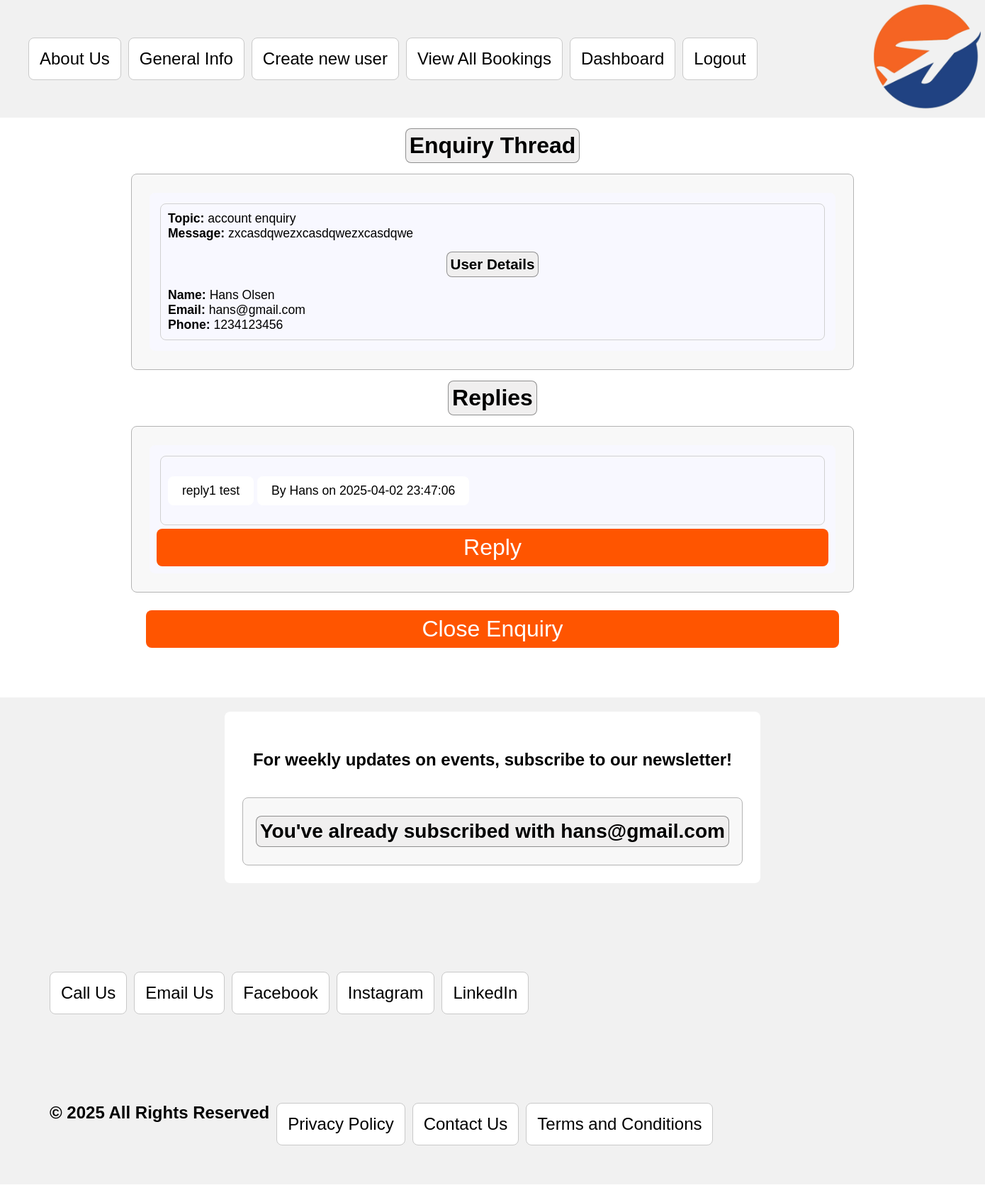
The app's page /view-enquiry/2 (signed in) with its own data.
### website/models.py (models this page shows)
class Enquiry(db.Model):
    id = db.Column(db.Integer, primary_key=True)
    topic = db.Column(db.String(20), nullable=False)
    message = db.Column(db.String(2000), nullable=False)
    is_admin = db.Column(db.Boolean, nullable=False, default=False)
    date_created = db.Column(db.DateTime(timezone=True), default=func.now())
    user_id = db.Column(db.Integer, db.ForeignKey('user.id'), nullable=True)
    agent_id = db.Column(db.Integer, db.ForeignKey('user.id'), nullable=True)
    user = db.relationship('User', foreign_keys=[user_id], backref='enquiries_made')
    agent = db.relationship('User', foreign_keys=[agent_id], backref='agent_enquiries')

class User(db.Model, UserMixin):
    id = db.Column(db.Integer, primary_key=True)
    password = db.Column(db.String(50), nullable=False)
    first_name = db.Column(db.String(20), nullable=False)
    last_name = db.Column(db.String(20), nullable=False)
    address = db.Column(db.String(100), nullable=False)
    state = db.Column(db.String(50), nullable=False)
    postcode = db.Column(db.String(10), nullable=False)
    locality = db.Column(db.String(25), nullable=False)
    email = db.Column(db.String(80), unique=True, nullable=False)
    phone = db.Column(db.String(20), nullable=False)
    is_verified = db.Column(db.Boolean, nullable=False, default=False)
    subscriber_link = db.relationship('UserSubscriberLink', backref='user', uselist=False)
    user_type = db.Column(db.String(20), nullable=False, default="customer")
    travel_agent_license = db.Column(db.String(20), nullable=True, index=True)  # For travel agent links
    __mapper_args__ = {
        'polymorphic_on': user_type,  # Indicates the column used to determine the subclass
        'polymorphic_identity': 'user'  # Identity for the base User class
    }

class Reply(db.Model):
    id = db.Column(db.Integer, primary_key=True)
    content = db.Column(db.String(1000), nullable=False)
    user_id = db.Column(db.Integer, db.ForeignKey('user.id'), nullable=True, index=True)
    enquiry_id = db.Column(db.Integer, db.ForeignKey('enquiry.id'), nullable=False, index=True)
    date_created = db.Column(db.DateTime(timezone=True), default=func.now())
    user = db.relationship('User', backref='replies')
    enquiry = db.relationship('Enquiry', backref='replies')

### website/views.py (the view)
@views.route('/view-enquiry/<int:enquiry_id>', methods=['GET', 'POST'])
@login_required_and_verified
def view_enquiry(enquiry_id):
    enquiry = Enquiry.query.filter_by(id=enquiry_id).first()
    replies = Reply.query.filter_by(enquiry_id=enquiry.id).all()
    return render_template('main/view-enquiry.html', enquiry=enquiry, replies=replies)

### website/__init__.py (called while the page is built)
def login_required_and_verified(f):
    @wraps(f)
    def decorated_function(*args, **kwargs):
        if not current_user.is_authenticated:
            flash('Please log in before attempting to access this page.', category='error')
            return redirect(url_for('auth.login'))
        if not current_user.is_verified:
            flash('Please verify your account to access this page.', category='error')
            return redirect(url_for('auth.verify_account'))
        return f(*args, **kwargs)
    return decorated_function

### website/templates/main/view-enquiry.html (shortened to what this page needs)
{% extends "main/base.html" %}
{% block content %}
<h1>Enquiry Thread</h1>
<div class="notes-div">
	<ul class="note-list">
		<li class="notes">
			<b>Topic: </b>{{ enquiry.topic }}
			<br />
			<b>Message: </b>{{ enquiry.message }}
			<br />
			<h3>User Details</h3>
			{% if enquiry.user_id %}
				<b>Name: </b>{{ enquiry.user.first_name }} {{ enquiry.user.last_name }}
				<br />
				<b>Email: </b>{{ enquiry.user.email }}
				<br />
				<b>Phone: </b>{{ enquiry.user.phone }}
				<br />
			{% else %}
				<h3>The user has deleted their account. Future replies will not be delivered through this system.</h3>
			{% endif %}
		</li>
	</ul>
</div>
<h1>Replies</h1>
<div class="notes-div">
    <ul class="note-list">
        {% if replies %}
			{% for reply in replies %}
				<li class="notes">
					<p>{{ reply.content }}</p>
					{% if reply.user_id %}
						<p>By {{ reply.user.first_name }} on {{ reply.date_created }}</p>
					{% else %}
						<p>By <span style="color:red">User Deleted</span> on {{ reply.date_created }}</p>
					{% endif %}
				</li>
			{% endfor %}
        {% endif %}
		<button class="submit-btn" onclick="open_details_modal()">Reply</button>
    </ul>
</div>
<div class="form-body">
	<form method="POST" action="{{ url_for('views.delete_enquiry') }}">
		<button class="submit-btn" type="submit">Close Enquiry</button>
	</form>
</div>
{% endblock %}

### website/templates/main/base.html (shortened to what this page needs)
<!doctype html>
<html>
    <head>
        <link rel="stylesheet" type="text/css" href="{{ url_for('static', filename='index.css') }}" />
    </head>
    <body>
        <nav class="navbar">
            <div class="navbar-collapse">
                <div class="nav">
					<a class="nav-item" href="{{ url_for('views.about') }}">About Us</a>
					<a class="nav-item" href="{{ url_for('views.general_info') }}">General Info</a>
					{% if user.is_authenticated and user.is_verified %}
						{% if user.user_type == "admin" %}
							<a class="nav-item" href="{{ url_for('auth.sign_up') }}">Create new user</a>
							<a class="nav-item" href="{{ url_for('bookings.view_all_bookings') }}">View All Bookings</a>
						{% endif %}
						<a class="nav-item" href="{{ url_for('auth.dashboard') }}">Dashboard</a>
						<a class="nav-item" href="{{ url_for('auth.logout') }}">Logout</a>
					{% elif user.is_authenticated and not user.is_verified %}
						<a class="nav-item" href="{{ url_for('auth.verify_account') }}">Verify Account</a>
					{% else %}
						<a class="nav-item" href="{{ url_for('auth.login') }}">Login</a>
						<a class="nav-item" href="{{ url_for('auth.sign_up') }}">Sign Up</a>
					{% endif %}
				</div>
                <div class="logo">
					<a href="/">
                    <img class="logo-picture" src="{{ url_for('static', filename='/images/FDA_logo.png') }}" />
					</a>
                </div>
            </div>
        </nav>
        <div>{% block content %} {% endblock %}</div>
        <div class="navbar">
            <div class="nav container">
                <div class="form-body">
                    <form action="{{ url_for('auth.subscribe') }}" method="POST">
                        <div class="form">
                            <p>For weekly updates on events, subscribe to our newsletter!</p>
                        </div>
                        <div class="notes-div">
                            {% if not is_subscribed %}
                            <input type="email" name="email" placeholder="Enter email address" value="{{ user.email if user.is_authenticated else '' }}" />
                            <button type="submit" class="submit-btn">Subscribe!</button>
                            {% else %}
                            <h3>You've already subscribed with {{ user.email }}</h3>
                            {% endif %}
                        </div>
                    </form>
                </div>
            </div>
            <div class="alert">
                <div class="navbar-collapse">
                    <div class="nav">
                        <a class="nav-item">Call Us</a>
                        <a class="nav-item">Email Us</a>
                        <a class="nav-item">Facebook</a>
                        <a class="nav-item">Instagram</a>
                        <a class="nav-item">LinkedIn</a>
                    </div>
                </div>
            </div>
            <div class="alert">
                <div class="navbar-collapse">
                    <div class="nav">
                        <a>&copy; 2025 All Rights Reserved</a>
                        <a class="nav-item" href="{{ url_for('views.privacy_policy', _external=True) }}">Privacy Policy</a>
						<a class="nav-item" href="{{ url_for('views.contact_us', _external=True) }}">Contact Us</a>
                        <a class="nav-item" href="{{ url_for('views.terms_condition', _external=True) }}">Terms and Conditions</a>
                    </div>
                </div>
            </div>
        </div>
    </body>
</html>

### website/static/css/index.css (style rules this page uses)
body { background-image: url(../images/background_lounge.jpeg); background-size: cover; background-repeat: no-repeat; background-attachment: fixed; background-position: center; background-color: white; font-family: 'Lora', sans-serif; font-size: 1rem; box-sizing: border-box; padding: 0px 180px 0px 180px; margin: 0; }
.navbar { margin: 0px -180px 0px -180px; background-color: rgb(241, 241, 241); font-size: 1.5rem; font-weight: 700; }
.navbar-collapse { justify-content: space-between; display: flex; align-items: center; }
.nav { margin:40px; gap: 10px; display: flex; flex-wrap: wrap; }
.nav-item { font-family: Arial, Helvetica, sans-serif; font-weight: lighter; padding: 15px; color: black; background-color: rgb(255, 255, 255); text-decoration: none; border-radius: 8px; border: 1px solid rgb(201, 201, 201); }
.alert { padding: 15px; margin: 15px; border-radius: 8px; display: flex; justify-content: space-between; align-items: center; font-weight: bold; font-size: 1.5rem; }
.container { display: flex; margin: 50px -180px 50px -180px; padding: 20px; justify-content: center; }
button { border-radius: 8px; }
h1, h3 { color: rgb(0, 0, 0); text-align: center; background-color: rgb(240, 239, 239); padding: 5px; display: block; border: 1px solid rgb(0, 0, 0, 0.4); border-radius: 8px; margin: 15px auto; width: fit-content; }
p { background-color: white; padding: 10px 20px; border-radius: 8px; display: inline-block; }
ul { list-style-type: none; padding: 10px; }
.note-list { padding: 10px; width: 95%; background-color: ghostwhite; border-radius: 8px; }
li { font-size: 1.1rem; padding: 10px; border-radius: 8px; border: 1px solid rgb(209, 209, 209); margin: 5px; }
.notes-div { border-radius: 8px; border: 1px solid rgb(180, 180, 180); padding: 10px; margin: 5px; background-color: rgb(248, 248, 248); justify-content: center; display: flex; }
img { border-radius: 8px; }
.logo { padding: 5px; }
.logo-picture { height: 150px; }
.form-body { display: flex; align-items: center; justify-content: center; }
form { background-color: white; border-radius: 8px; padding: 20px; width: 95%; display: block; }
.form { display: flex; align-items: center; }
.submit-btn { width: 100%; padding: 8px; background-color: rgb(255, 85, 0); color: white; border: none; cursor: pointer; font-size: 2rem; }

### records on screen
Enquiry: topic "account enquiry", message "zxcasdqwezxcasdqwezxcasdqwe"
User: user.first_name "Hans", user.last_name "Olsen", user.email "hans@gmail.com", user.phone "1234123456", email "hans@gmail.com"
Reply: content "reply1 test", user.first_name "Hans", date_created "2025-04-02 23:47:06"
